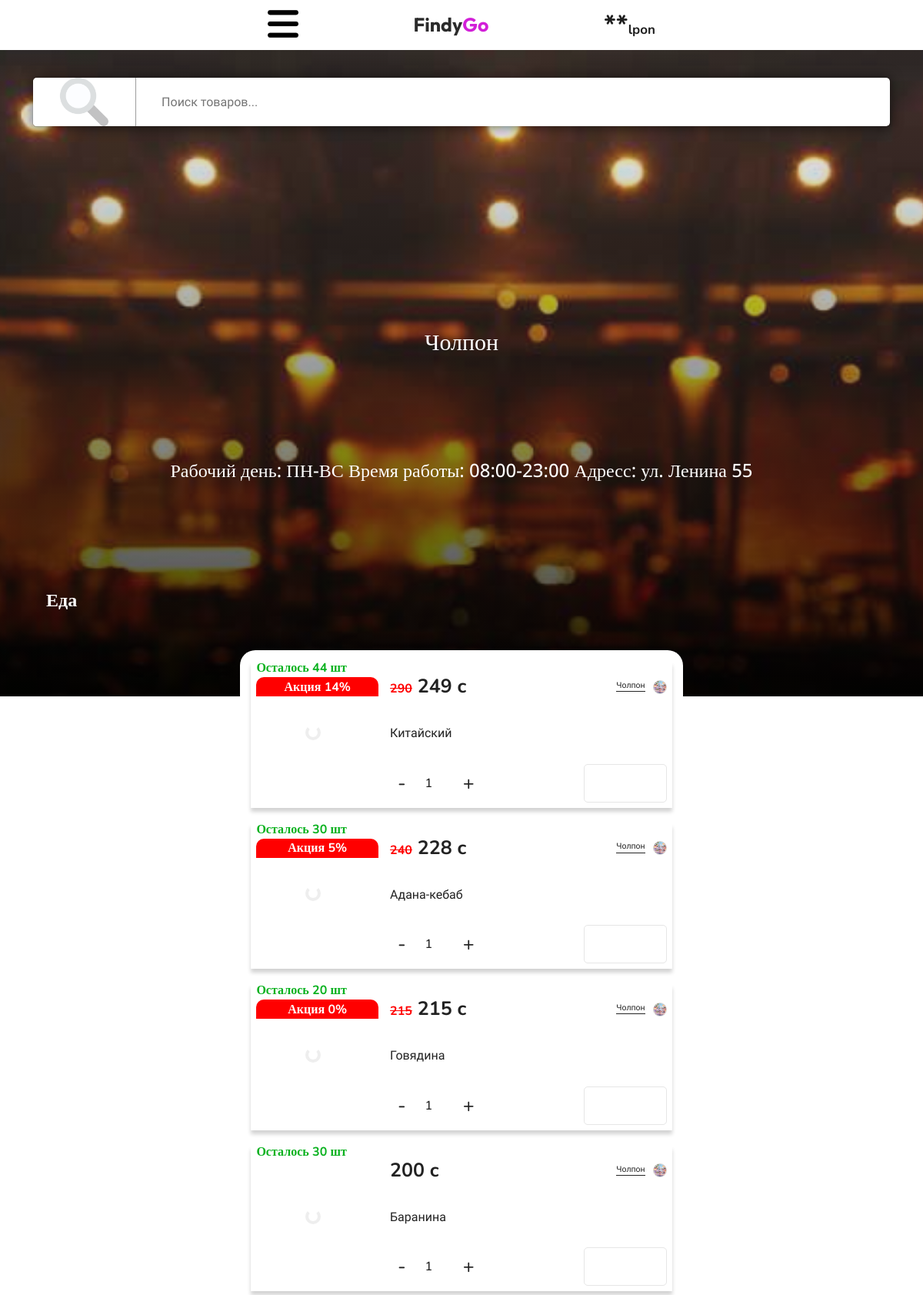
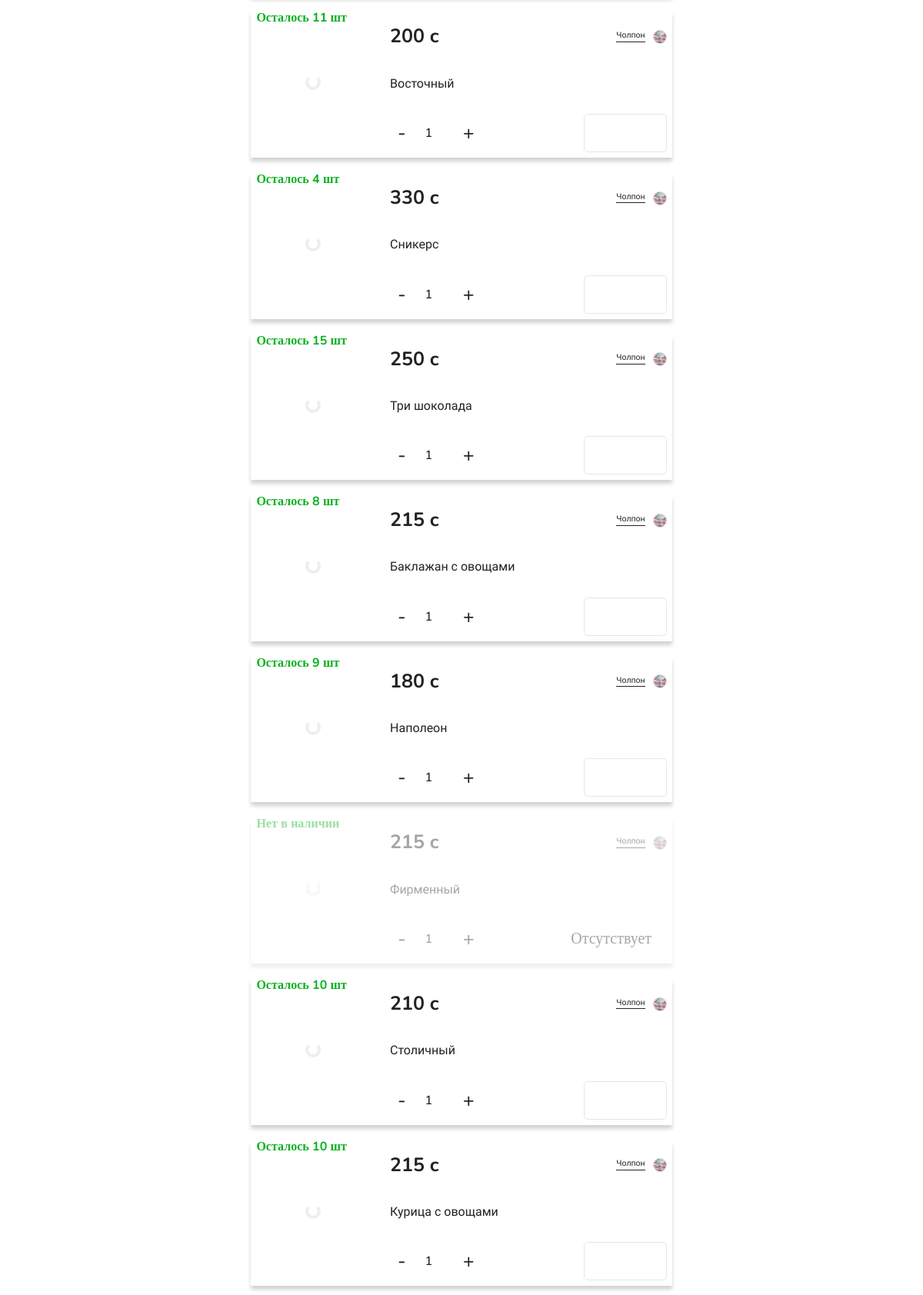
/account/2/ (signed in, upper part), run on the app's committed database (2 pictures, top to bottom).
### account/models.py (models this page shows, shortened)
class CustomUser(AbstractUser):
    city = models.CharField(
        max_length=50,
        choices=CITY,
        default="Неизвестно"
    )
    USER_TYPES = [
        ('ordinary_user', 'Обычный пользователь'),
        ('food_user', 'Пользователь еда'),
        ('shop_user', 'Пользователь магазин'),
        ('taxi_user', 'Водитель такси'),
        ('courier_user', 'Водитель курьер'),
        ('taxi_company_user', 'Владелец таксопарк'),
    ]
    user_type = models.CharField(max_length=20, choices=USER_TYPES, default='ordinary_user')
    user_name = models.CharField(max_length=25, blank=True, null=True)
    user_description = models.CharField(max_length=500, default=description_txt, blank=True, null=True)
    user_phone_number = models.DecimalField(max_digits=9, decimal_places=0, blank=True, null=True)
    user_phone_number2 = models.DecimalField(max_digits=9, decimal_places=0, blank=True, null=True)
    user_mbank_qr = models.ImageField(upload_to=user_mbank_qr_path, blank=True, null=True)
    user_rsk_qr = models.ImageField(upload_to=user_rsk_qr_path, blank=True, null=True)
    user_mbank_link = models.CharField(max_length=500, blank=True, null=True)
    user_obank_link = models.CharField(max_length=500, blank=True, null=True)
    user_rsk_link = models.CharField(max_length=500, blank=True, null=True)
    user_abank_link = models.CharField(max_length=500, blank=True, null=True)
    user_raiting = models.DecimalField(max_digits=3, decimal_places=1, blank=True, null=True)
    balance = models.DecimalField(max_digits=15, decimal_places=2, blank=True, null=True)
    CATEGORY_OF_EDUCATION = [
        ('', ''),
        ('Food', 'Еда'),
        ('Vegetables', 'Овощи'),
        ('Shop', 'Магазин'),
    ]
    category_of_education = models.CharField(max_length=20, choices=CATEGORY_OF_EDUCATION, default='', blank=True, null=True)
    SUB_CATEGORY_OF_EDUCATION = [
        ('', ''),
        ('Grocery', 'Продуктовый'),
        ('Vegetables', 'Электроника'),
        ('Clothes', 'Одежды'),
        ('Office', 'Канцелярия'),
    ]
    sub_category_of_education = models.CharField(max_length=20, choices=SUB_CATEGORY_OF_EDUCATION, blank=True, null=True, default='')
    USER_STATUS = [
        ('', ''),
        ('Online', 'Онлайн'),
        ('Offline', 'Оффлайн'),
    ]
    user_status = models.CharField(max_length=20, choices=USER_STATUS, default='', blank=True, null=True)
    user_logo = models.ImageField(upload_to=user_logo_path, blank=True, null=True)
    user_logo_mini = models.ImageField(upload_to=user_logo_mini_path, blank=True, null=True)
    USER_BLOCKED = [
        ('', ''),
        ('Yes', 'Да'),
        ('No', 'Нет'),
    ]
    user_blocked = models.CharField(max_length=20, choices=USER_BLOCKED, default='No')
    groups = models.ManyToManyField(
        Group,
        verbose_name='groups',
        blank=True,
        related_name='custom_user_set',  # Пример названия, которое можно выбрать
        related_query_name='user',
    )
    user_permissions = models.ManyToManyField(
        Permission,
        verbose_name='user permissions',
        blank=True,
        related_name='custom_user_set',  # Пример названия, которое можно выбрать
        related_query_name='user',
    )

### basis/models.py (models this page shows, shortened)
class Food_menu(models.Model):
    STATUS_FOOD = [
        ('True', 'В наличии'),
        ('False', 'Отсутствует'),
    ]
    name = models.TextField(max_length=50)
    description = models.TextField(max_length=800)
    price = models.DecimalField(max_digits=10, decimal_places=0, default='10')
    discount_percent = models.PositiveIntegerField(default=0)  # 0–100
    discount_active = models.BooleanField(default=False)
    category = models.ForeignKey(
        FoodCategory,
        on_delete=models.SET_NULL,
        null=True,
        blank=True,
        related_name='foods'
    )
    food_status = models.CharField(max_length=20, choices=STATUS_FOOD, default='True')
    adscreenimg = models.ImageField(upload_to=ad_screen_img_path)
    imageOne = models.ImageField(upload_to=food_image_one_path)
    date_add = models.DateField(blank=True, null=True)
    user = models.ForeignKey(settings.AUTH_USER_MODEL, on_delete=models.CASCADE)
    quantity = models.PositiveIntegerField(default=0)
    click_order = models.PositiveIntegerField(default=0)
    @property
    def final_price(self):
        if self.discount_active and self.discount_percent > 0:
            discount = (self.price * Decimal(self.discount_percent)) / Decimal(100)
            final = self.price - discount
            return final.quantize(Decimal('1'), rounding=ROUND_HALF_UP)
        return self.price

### account/views.py (the view)
# urls.py: path('account/<int:user_id>/', account_menu, name='account_menu'),
def account_menu(request, user_id):
    user = get_object_or_404(CustomUser, pk=user_id)
    categories = FoodCategory.objects.filter(user=user)
    today = datetime.date.today()
    cache_key = f"foods_shuffle_{user_id}_{today}"
    food_items = cache.get(cache_key)
    if not food_items:
        discounted = list(Food_menu.objects.filter(user=user, discount_active=True))
        non_discounted = list(Food_menu.objects.filter(user=user, discount_active=False))
        discounted.sort(key=lambda x: x.click_order, reverse=True)
        non_discounted.sort(key=lambda x: x.click_order, reverse=True)
        food_items = discounted + non_discounted
        cache.set(cache_key, food_items, 60 * 60 * 24)
    return render(request, 'account/account_menu.html', {
        'user': user,
        'food_items': food_items,
        'categories': categories
    })

### templates/account/account_menu.html (shortened to what this page needs)
{% extends 'basis/basis.html' %}
{% load humanize %}
{% block linkcss %}
<link rel="stylesheet" href="/static/css/account_menu.css">
{% endblock %}
{% block main %}
<div class="search__container">
    <button class="search__btn-active"></button>
    <input type="text" id="searchInput" class="search-input search-input-active" placeholder="Поиск товаров..."
        autocomplete="off">
</div>
<div class="profile-parallax">
    {% if user.category_of_education == 'Food' %}
    <h2 class="user__category">Еда</h2>
    {% endif %}
    <h2 class="user__name">
        {{ user.user_name}}
    </h2>
    <h3 class="user__info">
        {{ user.user_description|linebreaksbr }}
    </h3>
    <img src="{{ user.user_logo.url }}" class="profile-img" alt="">
    <div class="background">
    </div>
</div>
<div class="user-products">
    {% for food in food_items %}
    {% if food.food_status == 'True' %}
    <div class="food" id="{{ food.id }}" data-category="{{ food.category.id }}">
        {% else %}
        <div class="food noactive" id="{{ food.id }}" data-category="{{ food.category.id }}">
        {% endif %}
            {% if food.quantity == 0 %}
            <p class="food_quantity">Нет в наличии</p>
            {% else %}
            <p class="food_quantity">Осталось {{ food.quantity }} шт</p>
            {% endif %}
            <div class="img-container">
                <img data-src="{{ food.adscreenimg.url }}" src="/static/icons/10px.png" alt="{{ food.name }}">
                {% if food.discount_active  %}
                <div class="sale_animation">
                    <p>Акция {{ food.discount_percent }}%</p>
                </div>
                {% endif %}
            </div>
            <div class="descrition-container">
                <div class="price-container">
                    {% if food.discount_active  %}
                    <p class="price__view"><span>{{ food.price|intcomma }}</span> {{ food.final_price|intcomma }} c</p>
                    {% else %}
                    <p class="price__view">{{ food.final_price|intcomma }} c</p>
                    {% endif %}
                    <div class="user">
                        <a class="user-name" href="/account/{{ food.user.id }}/">{{ food.user.user_name }}</a>
                        <img src="{{ food.user.user_logo_mini.url }}" alt="" class="user-avatar">
                    </div>
                </div>
                <p class="food_name">{{ food.name }}</p>
                <div class="coll-food">
                    <button class="minus">-</button>
                    <input type="number" class="coll input-disabled" value="1"><span>штук</span>
                    <button class="plus">+</button>
                    {% if food.food_status == 'True' %}
                    <button class="button box" data-food-id="{{ food.id }}"></button>
                    {% else %}
                    <p class="none">Отсутствует</p>
                    {% endif %}
                </div>
            </div>
        </div>
        {% endfor %}
    </div>
    {% endblock %}

### static/css/basis.css (style rules this page uses)
* { padding: 0; margin: 0; border: 0; -webkit-user-select: none; -moz-user-select: none; user-select: none; }
*, *:before, *:after { box-sizing: border-box; }
html, body { background: rgb(255, 255, 255); height: 100%; width: 100%; font-size: 100%; line-height: 1; font-size: 14px; -ms-text-size-adjust: 100%; -moz-text-size-adjust: 100%; -webkit-text-size-adjust: 100%; }
input, button, textarea { font-family: inherit; }
button, a { outline: none; -webkit-tap-highlight-color: transparent; -webkit-user-select: none; -moz-user-select: none; user-select: none; }
button { cursor: pointer; }
a, a:visited { text-decoration: none; }
img { vertical-align: top; }
h1, h2, h3, h4, h5, h6 { font-size: inherit; font-weight: 400; }

### data on the page
CustomUser: user_name "Чолпон", user_description "Рабочий день: ПН-ВС Время работы: 08:00-23:00 Адресс: ул. Ленина 55", user_logo (picture)
Food_menu: quantity "44", discount_percent "14", price "290", final_price "249", user.user_name "Чолпон", user.user_logo_mini (picture), name "Китайский"
Food_menu: quantity "30", discount_percent "5", price "240", final_price "228", user.user_name "Чолпон", user.user_logo_mini (picture), name "Адана-кебаб"
Food_menu: quantity "20", discount_percent "0", price "215", final_price "215", user.user_name "Чолпон", user.user_logo_mini (picture), name "Говядина"
Food_menu: quantity "30", final_price "200", user.user_name "Чолпон", user.user_logo_mini (picture), name "Баранина"
Food_menu: quantity "11", final_price "200", user.user_name "Чолпон", user.user_logo_mini (picture), name "Восточный"
Food_menu: quantity "4", final_price "330", user.user_name "Чолпон", user.user_logo_mini (picture), name "Сникерс"
Food_menu: quantity "15", final_price "250", user.user_name "Чолпон", user.user_logo_mini (picture), name "Три шоколада"
Food_menu: quantity "8", final_price "215", user.user_name "Чолпон", user.user_logo_mini (picture), name "Баклажан с овощами"
Food_menu: quantity "9", final_price "180", user.user_name "Чолпон", user.user_logo_mini (picture), name "Наполеон"
Food_menu: quantity "Нет в наличии", final_price "215", user.user_name "Чолпон", user.user_logo_mini (picture), name "Фирменный", food_status "Отсутствует"
Food_menu: quantity "10", final_price "210", user.user_name "Чолпон", user.user_logo_mini (picture), name "Столичный"
Food_menu: quantity "10", final_price "215", user.user_name "Чолпон", user.user_logo_mini (picture), name "Курица с овощами"
